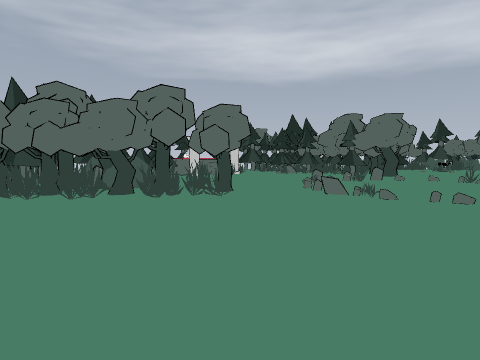
[1] (above)

24 first-person views from a walk through a level from a Godot 3-D game. The camera is 1.5 m above the floor, tilts 4° down and sees 75° across. The floor is counted in squares, 1 m on a side. Each view is taken from the middle of a square. On the plan, view 1 faces up. The plan holds only what a view shows up to about 15 squares ahead; the rest is blank. The place goes on beyond the plan.

[2]
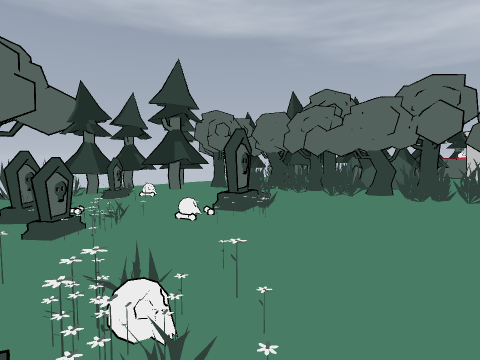

[3]
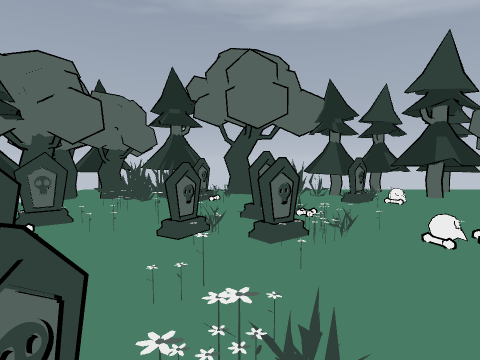

[4]
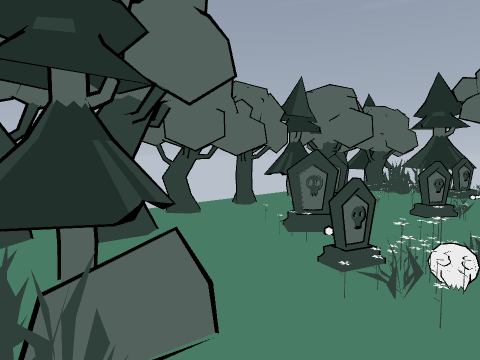

[5]
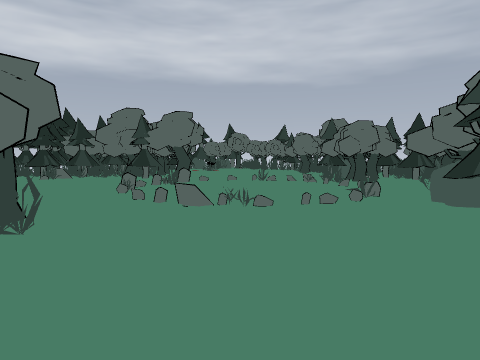

[6]
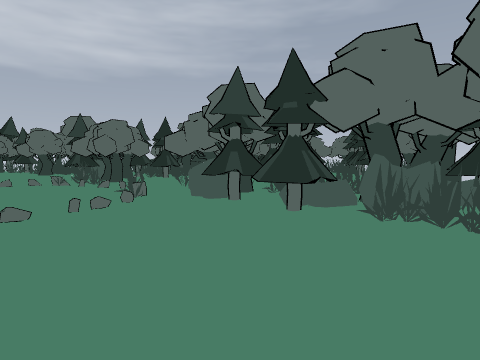

[7]
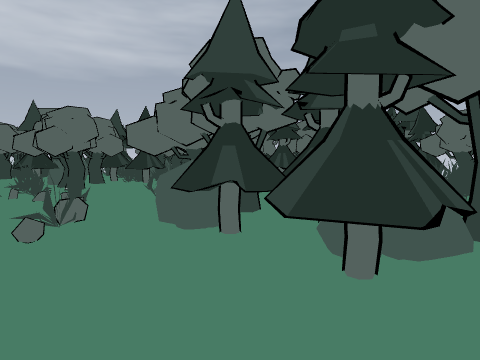

[8]
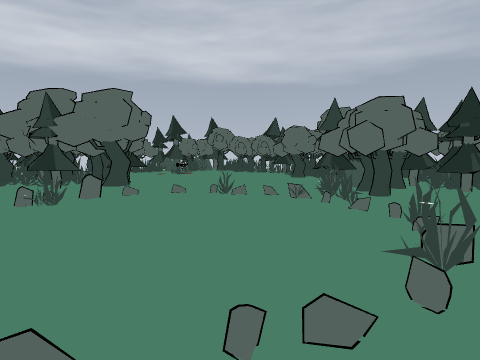

[9]
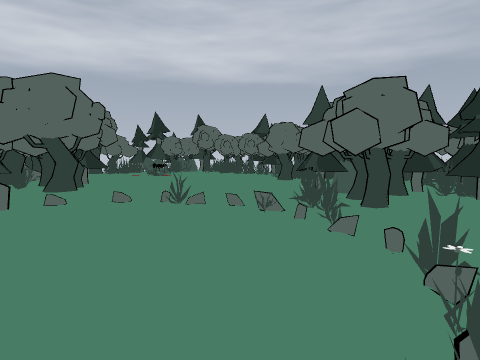

[10]
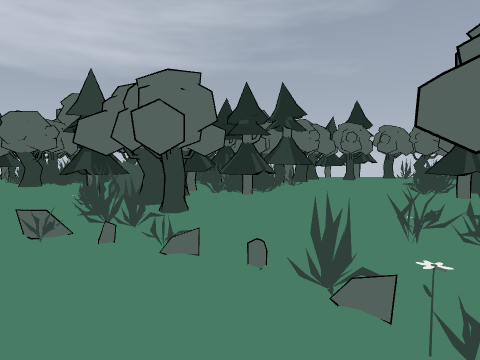

[11]
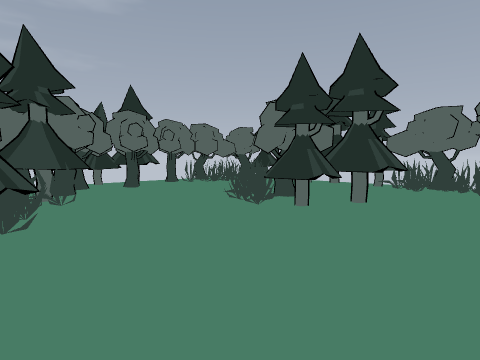

[12]
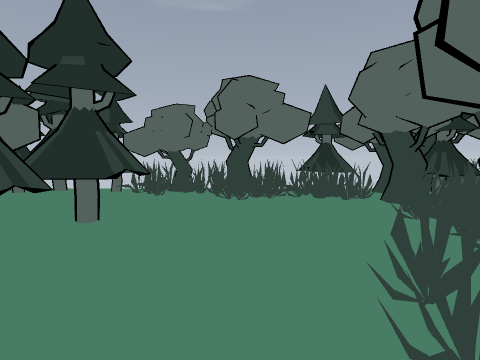

[13]
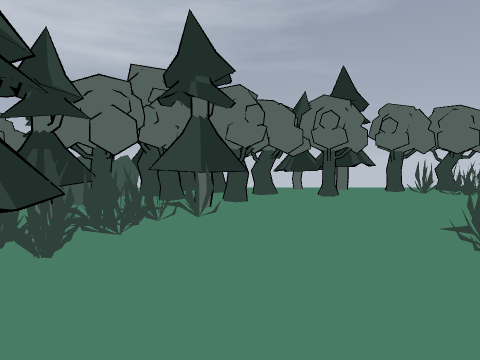

[14]
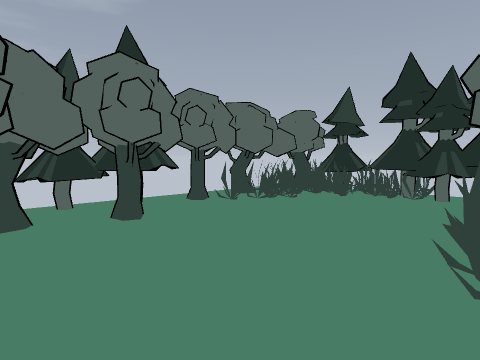

[15]
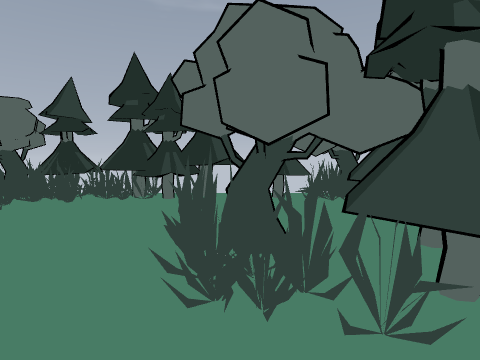

[16]
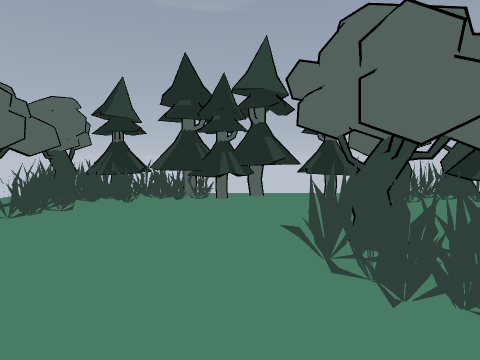

[17]
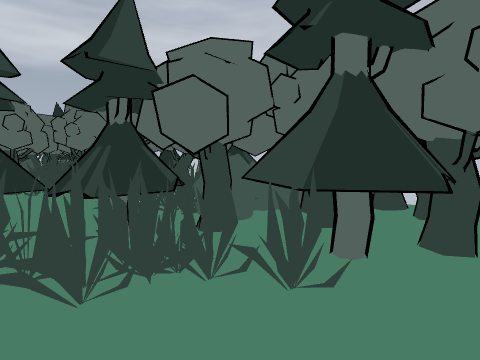

[18]
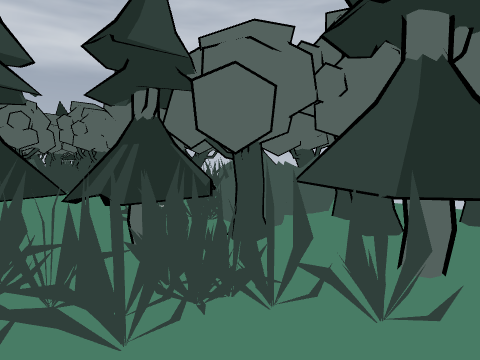

[19]
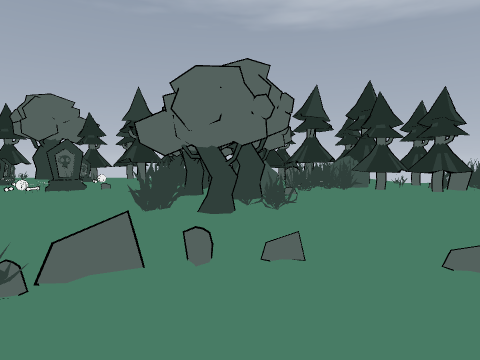

[20]
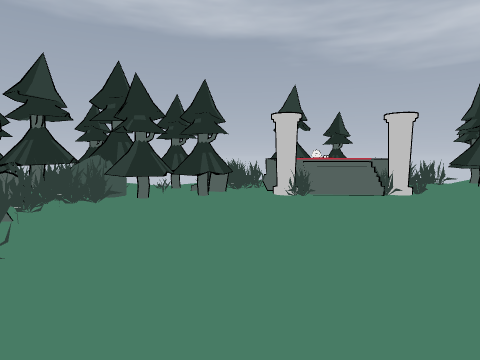

[21]
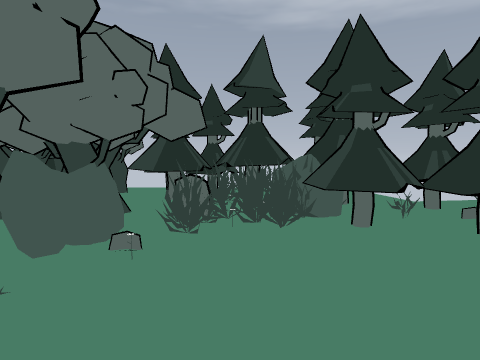

[22]
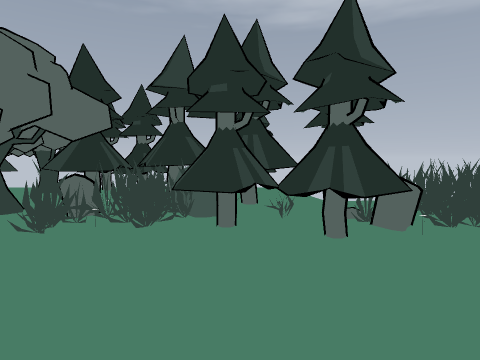

[23]
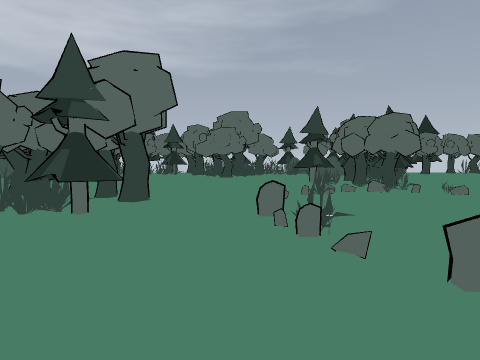

[24]
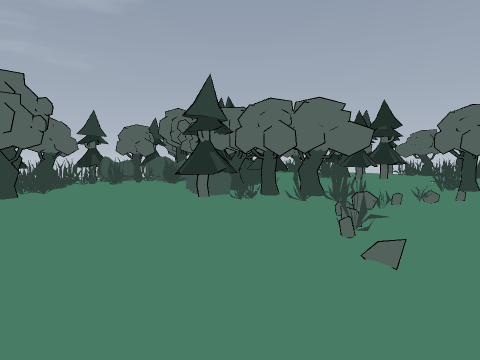

### Floor plan
Key: @ floor where view 1 was taken; # wall or solid block; x gap in a wall; . main floor; : floor 0.25 m higher than the main floor; = window, fence, low wall or low ledge; ^ raised ledge; O other object.
Columns run from 15 left of view 1 to 33 right of it. Each row starts with its distance up from view 1.
 26      OO ==.........  ..OOO.##...
 25      OOO#O..............O.......          #
 24  ..  OO OOO...........................   ###
 23  OO OOO#OOO.............................###
 22  OO OOOOOO...............................##
 21    OO#^#OO............===.:..............####
 20 ##OOO####..............=...................
 19 ##OOO####...........=......................  #
 18  OOO##  ##.........#.........=.....OO......  #
 17 OOOOO#  ###...................:...#OO^.....  ##
 16 OO OO#   ######...............=.#####  .... ##
 15  O  ##       ##................####### O.##..=
 14  ##  #        #................###..##OO O#=###
 13              ##....=.........=......#O#OOO####
 12       #########.....=...............OOO#OO##
 11 O### ###.#..................=........O##### #
 10 OO#  ##..................#=............##OOO##
  9 O OOO.  .................... #...........#OO###
  8 OOOO... .................==  #............OO# #
  7 OOOO....#=..............O#^  ##...............#
  6 OOO==...x.O............OOO.# #................##O
  5 OOO#.................OOOOO..........O.........##O
  4  OO..................OOOOOO#.......OO#=......###O
  3   #...=.=............### O##......OOO###.......OO
  2  # .  #.#...==......########......OOO###.......#O
  1  #..........==..   =##   ###.....OOOO..........##
  0  ###....=....#.@==        #........O..........##
 -1   ##...=........O#        #..................###
 -2    #.......##..OO#        ###.##.............##
 -3    #...O...... OO          ######.=..........=#
 -4    #...##.....###              #####OO.OOOO#####
 -5    ## OO#####. .#                 ##OOOOOOOOOO##
 -6    ## OO#   #                      # OOOOOOOOO #

Positions as (right, up) in squares from view 1, and headings:
1: (0, 0), facing up
2: (0, 0), facing up-left
3: (-1, 1), facing left
4: (2, 2), facing down-left
5: (-2, 5), facing up-right
6: (-2, 6), facing right
7: (3, 6), facing right
8: (5, 9), facing up-right
9: (8, 10), facing up-right
10: (9, 12), facing right
11: (15, 12), facing down-right
12: (16, 9), facing down
13: (18, 8), facing right
14: (23, 8), facing down-right
15: (23, 7), facing down
16: (25, 7), facing down
17: (23, 7), facing up-right
18: (23, 8), facing up-right
19: (8, 15), facing left
20: (4, 16), facing up-left
21: (0, 19), facing left
22: (0, 22), facing left
23: (1, 22), facing right
24: (11, 25), facing down-right
